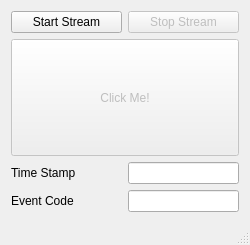
<?xml version="1.0" encoding="UTF-8"?>
<ui version="4.0">
 <class>MainWindow</class>
 <widget class="QMainWindow" name="MainWindow">
  <property name="geometry">
   <rect>
    <x>0</x>
    <y>0</y>
    <width>250</width>
    <height>245</height>
   </rect>
  </property>
  <property name="minimumSize">
   <size>
    <width>250</width>
    <height>200</height>
   </size>
  </property>
  <property name="maximumSize">
   <size>
    <width>250</width>
    <height>525</height>
   </size>
  </property>
  <property name="windowTitle">
   <string>ClickMe</string>
  </property>
  <widget class="QWidget" name="centralWidget">
   <layout class="QGridLayout" name="gridLayout">
    <item row="6" column="1">
     <widget class="QLineEdit" name="le_ts">
      <property name="sizePolicy">
       <sizepolicy hsizetype="Minimum" vsizetype="Fixed">
        <horstretch>0</horstretch>
        <verstretch>0</verstretch>
       </sizepolicy>
      </property>
      <property name="readOnly">
       <bool>true</bool>
      </property>
     </widget>
    </item>
    <item row="6" column="0">
     <widget class="QLabel" name="label">
      <property name="text">
       <string>Time Stamp</string>
      </property>
     </widget>
    </item>
    <item row="7" column="0">
     <widget class="QLabel" name="label_2">
      <property name="text">
       <string>Event Code</string>
      </property>
     </widget>
    </item>
    <item row="7" column="1">
     <widget class="QLineEdit" name="le_ec">
      <property name="readOnly">
       <bool>true</bool>
      </property>
     </widget>
    </item>
    <item row="2" column="0" colspan="2">
     <widget class="QPushButton" name="click">
      <property name="enabled">
       <bool>false</bool>
      </property>
      <property name="sizePolicy">
       <sizepolicy hsizetype="Minimum" vsizetype="Minimum">
        <horstretch>0</horstretch>
        <verstretch>0</verstretch>
       </sizepolicy>
      </property>
      <property name="minimumSize">
       <size>
        <width>0</width>
        <height>100</height>
       </size>
      </property>
      <property name="text">
       <string>Click Me!</string>
      </property>
     </widget>
    </item>
    <item row="0" column="0">
     <widget class="QPushButton" name="start">
      <property name="sizePolicy">
       <sizepolicy hsizetype="Expanding" vsizetype="Fixed">
        <horstretch>0</horstretch>
        <verstretch>0</verstretch>
       </sizepolicy>
      </property>
      <property name="minimumSize">
       <size>
        <width>25</width>
        <height>0</height>
       </size>
      </property>
      <property name="text">
       <string>Start Stream</string>
      </property>
     </widget>
    </item>
    <item row="0" column="1">
     <widget class="QPushButton" name="stop">
      <property name="enabled">
       <bool>false</bool>
      </property>
      <property name="sizePolicy">
       <sizepolicy hsizetype="Expanding" vsizetype="Fixed">
        <horstretch>0</horstretch>
        <verstretch>0</verstretch>
       </sizepolicy>
      </property>
      <property name="minimumSize">
       <size>
        <width>43</width>
        <height>0</height>
       </size>
      </property>
      <property name="text">
       <string>Stop Stream</string>
      </property>
     </widget>
    </item>
   </layout>
  </widget>
  <widget class="QMenuBar" name="menuBar">
   <property name="geometry">
    <rect>
     <x>0</x>
     <y>0</y>
     <width>250</width>
     <height>18</height>
    </rect>
   </property>
  </widget>
  <widget class="QStatusBar" name="statusBar"/>
 </widget>
 <layoutdefault spacing="6" margin="11"/>
 <resources/>
 <connections/>
</ui>
